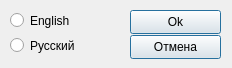
<?xml version="1.0" encoding="UTF-8"?>
<ui version="4.0">
 <class>Language</class>
 <widget class="QMainWindow" name="Language">
  <property name="geometry">
   <rect>
    <x>0</x>
    <y>0</y>
    <width>232</width>
    <height>68</height>
   </rect>
  </property>
  <property name="windowTitle">
   <string>Change language</string>
  </property>
  <widget class="QWidget" name="centralwidget">
   <widget class="QRadioButton" name="eng_radio">
    <property name="geometry">
     <rect>
      <x>10</x>
      <y>10</y>
      <width>99</width>
      <height>21</height>
     </rect>
    </property>
    <property name="text">
     <string>English</string>
    </property>
   </widget>
   <widget class="QRadioButton" name="rus_radio">
    <property name="geometry">
     <rect>
      <x>10</x>
      <y>35</y>
      <width>99</width>
      <height>21</height>
     </rect>
    </property>
    <property name="text">
     <string>Русский</string>
    </property>
   </widget>
   <widget class="QPushButton" name="okbut">
    <property name="geometry">
     <rect>
      <x>130</x>
      <y>10</y>
      <width>91</width>
      <height>24</height>
     </rect>
    </property>
    <property name="text">
     <string>Ok</string>
    </property>
    <property name="default">
     <bool>true</bool>
    </property>
   </widget>
   <widget class="QPushButton" name="cancelbut">
    <property name="geometry">
     <rect>
      <x>130</x>
      <y>35</y>
      <width>91</width>
      <height>24</height>
     </rect>
    </property>
    <property name="text">
     <string>Отмена</string>
    </property>
    <property name="default">
     <bool>true</bool>
    </property>
   </widget>
  </widget>
 </widget>
 <tabstops>
  <tabstop>eng_radio</tabstop>
  <tabstop>rus_radio</tabstop>
  <tabstop>okbut</tabstop>
  <tabstop>cancelbut</tabstop>
 </tabstops>
 <resources/>
 <connections/>
</ui>
